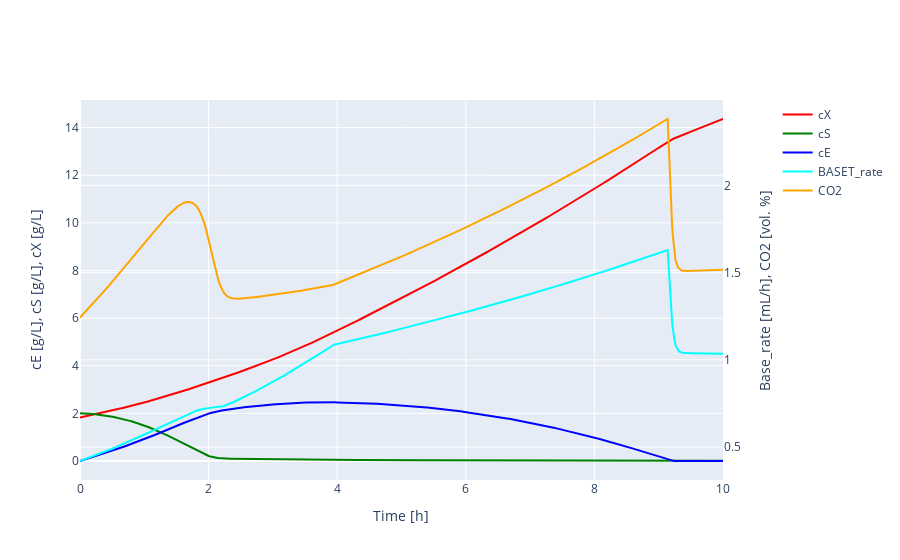
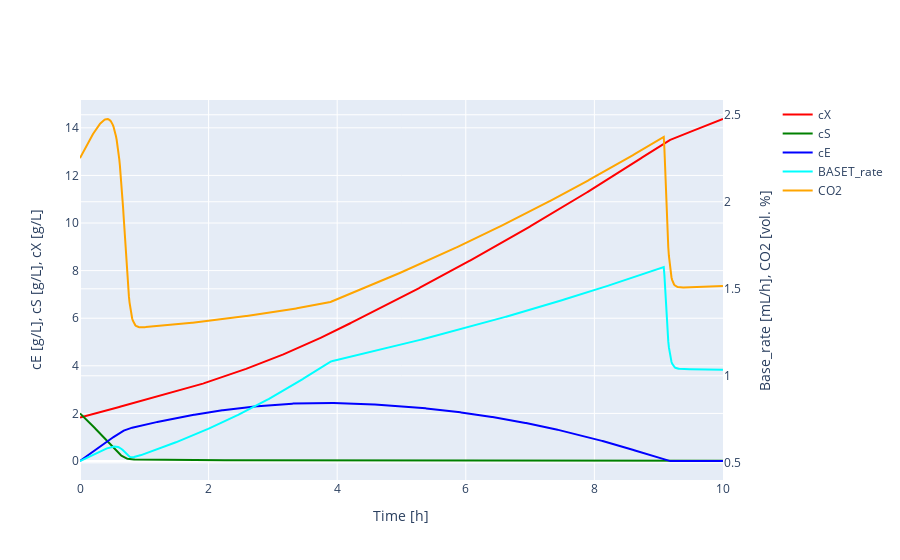

Notebook source saved alongside these figures, in order:
### Markdown cell above
### Simulate
The `Yeast` class, or different `Model` classes in general, have several methods that can be used. One important method is the `simulate` method. The `simulate` method simulates data based on given information. The required information is a time grid `t_grid` on which data points should be simulated.  The models in bioprocess modeling consist often of different ordinary differential equations that are dependent among each other (ordinary differential equation System, ODE). To solve this differential equation system and to get the value for x and y from dx/dt and dy/dt we need to solve the initial value problem for the ODE. To solve an initial value problem, we need initial values x0 and y0 (start values). Those values should be defined in the initial state vector `y0` and have to be given to the simulate function. The next argument is the parameter vector `p` which contains the previously defined parameters. The control variables `c` contain general control information like the feed_rate or the gas flow. 
To use the simulate function it is either required to give an `Experiment` object or `t_grid, p, y0, c`. When an `Experiment` object is given, the arguments `t_grid, p, y0, c` are extracted from the `Experiment` object. It is also possible to give an `Experiment` object and some of those arguments. For example, you can give an `Experiment` object and a time_grid `t_grid`, the simulate function do now use all information that it can extract from the `Experiemnt` object except from `t_grid`. The simulation is carried out now with all the information extracted from the `Experiment` object but with the manually given desired time grid `t_grid`, this can be done with all other arguments. You could also give an `Experiment`object and your own parametervector `p`.

### Code cell
from copy import deepcopy
#simulate data based on an Experiment object and a desired time grid 
t_grid = np.linspace(0,10,1000) #from 0 to 10h in 1000 steps
simulated_data = y.simulate(Exp_real, t_grid= t_grid)
visualize(simulated_data, mode_1= "lines").show()

#Now simulate with altered parameters
print("simulating with param 'qsmax' = 3: ")
p1 = deepcopy(y.p)
p1["qsmax"].value = 3
simulated_data_altered = y.simulate(Exp_real, t_grid= t_grid, p = p1)
visualize(simulated_data_altered, mode_1 = "lines")

### Figure 1 — Plotly figure (JSON) as saved in the notebook; plotly's stock layout.template omitted (floating-point values rounded to 4 significant figures; data arrays with more than 128 entries replaced by an {"elided": "..."} marker saying what was removed)
{"data": [{"marker": {"color": "red", "size": 5, "symbol": "x"}, "mode": "lines", "name": "cX", "type": "scatter", "x": {"elided": "1000 float values"}, "xaxis": "x", "y": {"elided": "1000 float values"}, "yaxis": "y"}, {"marker": {"color": "green", "size": 5, "symbol": "x"}, "mode": "lines", "name": "cS", "type": "scatter", "x": {"elided": "1000 float values"}, "xaxis": "x", "y": {"elided": "1000 float values"}, "yaxis": "y"}, {"marker": {"color": "blue", "size": 5, "symbol": "x"}, "mode": "lines", "name": "cE", "type": "scatter", "x": {"elided": "1000 float values"}, "xaxis": "x", "y": {"elided": "1000 float values"}, "yaxis": "y"}, {"marker": {"color": "cyan", "size": 5, "symbol": "x"}, "mode": "lines", "name": "BASET_rate", "type": "scatter", "x": {"elided": "1000 float values"}, "xaxis": "x", "y": {"elided": "1000 float values"}, "yaxis": "y2"}, {"marker": {"color": "orange", "size": 5, "symbol": "x"}, "mode": "lines", "name": "CO2", "type": "scatter", "x": {"elided": "1000 float values"}, "xaxis": "x", "y": {"elided": "1000 float values"}, "yaxis": "y2"}], "layout": {"xaxis": {"anchor": "y", "domain": [0, 0.94], "title": {"text": "Time [h]"}}, "yaxis": {"anchor": "x", "domain": [0, 1], "title": {"standoff": 20, "text": "cE [g/L], cS [g/L], cX [g/L]"}, "type": "linear"}, "yaxis2": {"anchor": "x", "overlaying": "y", "side": "right", "title": {"standoff": 20, "text": "Base_rate [mL/h], CO2 [vol. %]"}, "type": "linear"}}}

### Figure 2 — Plotly figure (JSON) as saved in the notebook; plotly's stock layout.template omitted (floating-point values rounded to 4 significant figures; data arrays with more than 128 entries replaced by an {"elided": "..."} marker saying what was removed)
{"data": [{"marker": {"color": "red", "size": 5, "symbol": "x"}, "mode": "lines", "name": "cX", "type": "scatter", "x": {"elided": "1000 float values"}, "xaxis": "x", "y": {"elided": "1000 float values"}, "yaxis": "y"}, {"marker": {"color": "green", "size": 5, "symbol": "x"}, "mode": "lines", "name": "cS", "type": "scatter", "x": {"elided": "1000 float values"}, "xaxis": "x", "y": {"elided": "1000 float values"}, "yaxis": "y"}, {"marker": {"color": "blue", "size": 5, "symbol": "x"}, "mode": "lines", "name": "cE", "type": "scatter", "x": {"elided": "1000 float values"}, "xaxis": "x", "y": {"elided": "1000 float values"}, "yaxis": "y"}, {"marker": {"color": "cyan", "size": 5, "symbol": "x"}, "mode": "lines", "name": "BASET_rate", "type": "scatter", "x": {"elided": "1000 float values"}, "xaxis": "x", "y": {"elided": "1000 float values"}, "yaxis": "y2"}, {"marker": {"color": "orange", "size": 5, "symbol": "x"}, "mode": "lines", "name": "CO2", "type": "scatter", "x": {"elided": "1000 float values"}, "xaxis": "x", "y": {"elided": "1000 float values"}, "yaxis": "y2"}], "layout": {"xaxis": {"anchor": "y", "domain": [0, 0.94], "title": {"text": "Time [h]"}}, "yaxis": {"anchor": "x", "domain": [0, 1], "title": {"standoff": 20, "text": "cE [g/L], cS [g/L], cX [g/L]"}, "type": "linear"}, "yaxis2": {"anchor": "x", "overlaying": "y", "side": "right", "title": {"standoff": 20, "text": "Base_rate [mL/h], CO2 [vol. %]"}, "type": "linear"}}}
